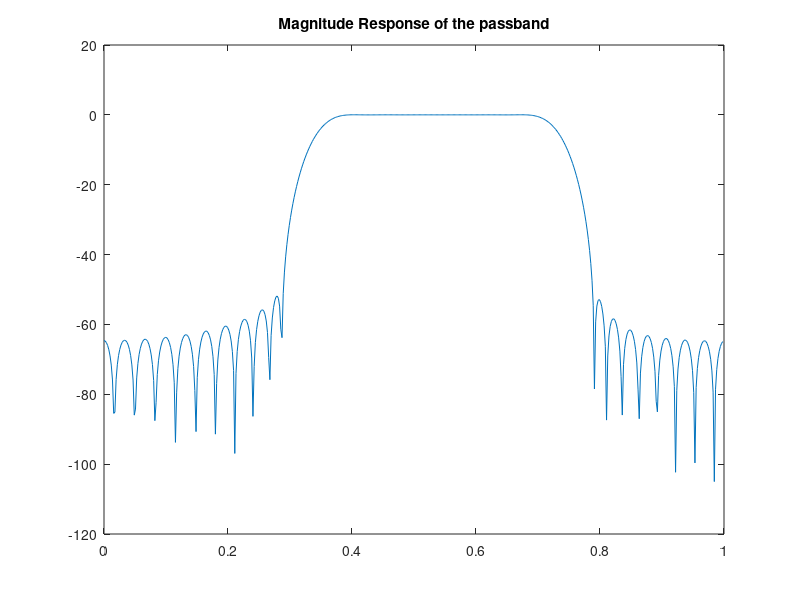

MATLAB code for this plot: (Note: this script raises an error after producing the figure.)
% Registartion_Number = 200014B

A = 0;   % A = 0 from registration number
B = 1;   % B = 1 from registration number
C = 0;   % C = 0 from registration number

%{
Maximum passband ripple, Ap = 0.1 dB
Minimum stopband attenuation, Aa = 51 dB
Lower passband edge, Wp1 = 800 rad/s
Upper passband edge, Wp2 = 1300 rad/s
Lower stopband edge, Ws1 = 500 rad/s
Upper stopband edge, Ws2 = 1500 rad/s
Sampling frequency, Fs = 3800 rad/s
%}

Ap = 0.1 + (0.01 * A);  % Maximum passband ripple in dB
Aa = 50 + B;            % Minimum stopband attenuation in dB
Wp1 = (C * 100) + 800;  % Lower passband edge in rad/s
Wp2 = (C * 100) + 1300; % Upper passband edge in rad/s
Ws1 = (C * 100) + 500;  % Lower stopband edge in rad/s
Ws2 = (C * 100) + 1500; % Upper stopband edge in rad/s
Fs = 3800;              % Sampling frequency in rad/s

% Design FIR filter using Kaiser window method
fcuts = [Ws1 Wp1 Wp2 Ws2];            % Cutoff frequencies in rad/s
mags = [0 1 0];                        % Magnitude response at each band
devs = [10^(-Aa/20) 10^(-Ap/20) 10^(-Aa/20)];  % Deviation for each band
[n, Wn, beta, ftype] = kaiserord(fcuts, mags, devs, Fs);  % Filter order and Kaiser window parameters
n = n + rem(n, 2);                     % Ensure the filter order is odd for Type I FIR filter
hh = fir1(n, Wn, ftype, kaiser(n+1, beta));  % Generate the filter coefficients

% Frequency response analysis
[H, f] = freqz(hh, 1);  % Calculate the frequency response of the filter

% Normalized passband edge frequencies
Wp1_normalized = Wp1 / (Fs/2);
Wp2_normalized = Wp2 / (Fs/2);

% Plot the magnitude response within the specified passband
figure;
plot(f/pi, 20*log10(abs(H)))
title("Magnitude Response of the passband")
ax = gca;
ax.YLim = [-0.04 0.04];
ax.XLim = [Wp1_normalized Wp2_normalized];
xlabel('Normalized Frequency (\times\pi rad/sample)')
ylabel('Magnitude (dB)')
